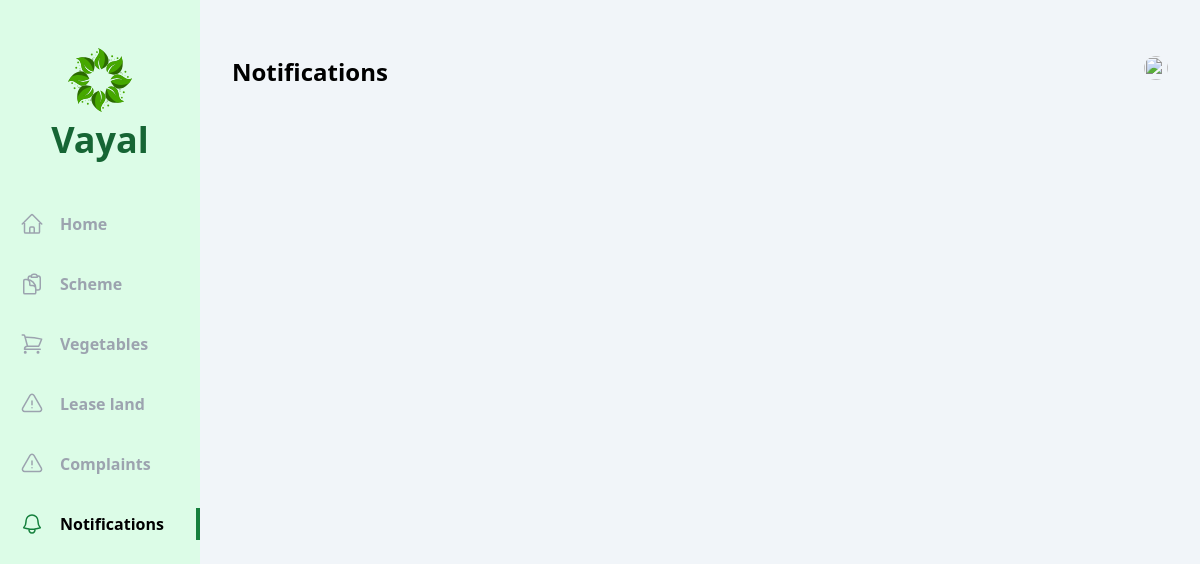
The page /user/notification/ on the database as committed earlier.
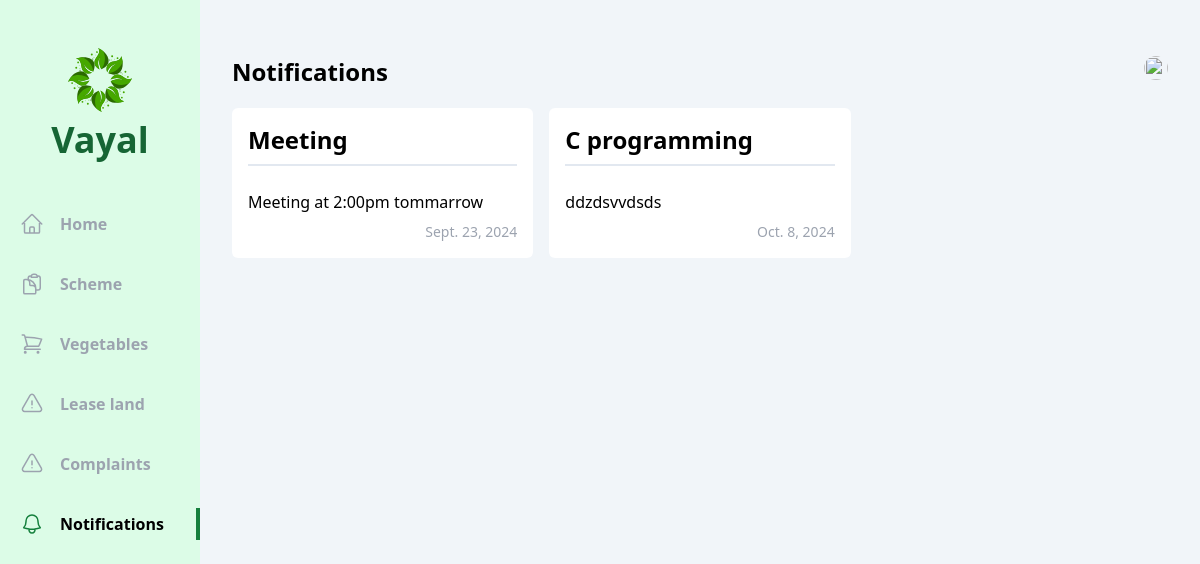
The same page on the database as committed later.
### officer/models.py (models this page shows, shortened)
class Notification(models.Model):
    vayal_user = models.ForeignKey(Vayal_User,null=True, on_delete=models.CASCADE)
    title = models.CharField(max_length=150)
    description = models.TextField()
    date = models.DateField()
    published = models.BooleanField(default=False)

### vayal_user/views/notification.py (the view)
# urls.py: path('notification/',notification.index, name='notification'),
def index(request):
    notifications = Notification.objects.filter(published=True)
    return render(request,'vayal_user/notification/index.html',{'notifications':notifications})

### vayal_user/templates/vayal_user/notification/index.html (shortened to what this page needs)
{% extends 'base.html' %}
{% block content %}
  <div class="flex  bg-slate-100">
    <div class="w-2/12 bg-green-100 flex flex-col items-center pb-10">
        <div class="my-12 flex flex-col gap-2 justify-center items-center">
            <h1 class="text-4xl font-bold text-green-800 ">Vayal</h1>
        </div>
        <ul class="flex flex-col gap-7 w-full font-bold text-gray-400">
                <li class="w-full flex items-center px-5 py-1 gap-4 group hover:text-gray-500 cursor-pointer hover:border-green-700 hover:border-r-4">
                      <a href="{% url 'vayal_user:home' %}">Home</a>
                  </li>
            <li class="w-full flex items-center px-5 py-1 gap-4 group hover:text-gray-500 cursor-pointer hover:border-green-700 hover:border-r-4">
                <a href="{% url 'vayal_user:schemes' %}">Scheme</a>
            </li>
            <li class="w-full flex items-center px-5 py-1 gap-4 group hover:text-gray-500 cursor-pointer hover:border-green-700 hover:border-r-4">
              <a href="{% url 'vayal_user:vegetables' %}">Vegetables</a>
          </li>
          <li class="w-full flex items-center px-5 py-1 gap-4 group hover:text-gray-500 cursor-pointer hover:border-green-700 hover:border-r-4">
              <a href="{% url 'vayal_user:complaints' %}">Lease land</a>
          </li>
          <li class="w-full flex items-center px-5 py-1 gap-4 group hover:text-gray-500 cursor-pointer hover:border-green-700 hover:border-r-4">
              <a href="{% url 'vayal_user:complaints' %}">Complaints</a>
          </li>
          <li class="w-full flex items-center px-5 py-1 gap-4 border-r-4 text-black border-green-700">
              <a href="#">Notifications</a>
          </li>
        </ul>
      </div>
      <div class="w-10/12 h-screen overflow-y-auto px-8 py-14">
        <div class="flex justify-between mb-5">
            <h1 class="text-2xl font-bold">Notifications</h1>
            <div class="relative">
                <img id="profile" src="/uploads/{{student.image}}" class="h-6 w-6 rounded-full cursor-pointer" alt="">
            </div>
        </div>
        <div class="grid grid-cols-3 gap-x-4 gap-y-8">
            {% for notification in notifications %}
                <div class="flex flex-col bg-white p-4 rounded-md gap-2">
                    <span class="text-2xl font-bold mb-4 pb-2 border-b-2 border-slate-200">{{ notification.title }}</span>
                    <span>{{ notification.description }}</span>
                    <div class="flex justify-end">
                        <span class="text-sm text-gray-400">{{ notification.date }}</span>
                    </div>
                </div>
            {% endfor %}
        </div>
    </div>
{% endblock content %}

Rows that differ between the two databases and show on the page:
added Notification: title "Meeting", description "Meeting at 2:00pm tommarrow", date "Sept. 23, 2024"
added Notification: title "C programming", description "ddzdsvvdsds", date "Oct. 8, 2024"
